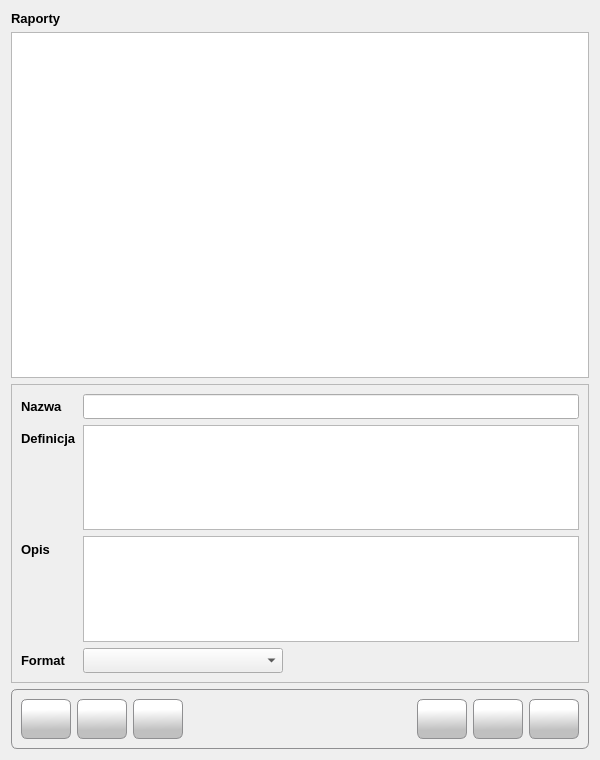
<?xml version="1.0" encoding="UTF-8"?>
<ui version="4.0">
 <class>Form</class>
 <widget class="QWidget" name="Form">
  <property name="windowModality">
   <enum>Qt::ApplicationModal</enum>
  </property>
  <property name="geometry">
   <rect>
    <x>0</x>
    <y>0</y>
    <width>600</width>
    <height>760</height>
   </rect>
  </property>
  <property name="minimumSize">
   <size>
    <width>600</width>
    <height>760</height>
   </size>
  </property>
  <property name="maximumSize">
   <size>
    <width>600</width>
    <height>760</height>
   </size>
  </property>
  <property name="font">
   <font>
    <family>Tahoma</family>
    <pointsize>10</pointsize>
   </font>
  </property>
  <property name="windowTitle">
   <string>Edytor raportów</string>
  </property>
  <property name="windowIcon">
   <iconset resource="../res/main_form.qrc">
    <normaloff>:/icons/res/icon/logo_small.png</normaloff>:/icons/res/icon/logo_small.png</iconset>
  </property>
  <layout class="QVBoxLayout" name="verticalLayout">
   <item>
    <widget class="QLabel" name="lbl_title">
     <property name="font">
      <font>
       <family>Tahoma</family>
       <pointsize>10</pointsize>
       <weight>75</weight>
       <bold>true</bold>
      </font>
     </property>
     <property name="text">
      <string>Raporty</string>
     </property>
    </widget>
   </item>
   <item>
    <widget class="QTableView" name="tbl_reports">
     <property name="sizePolicy">
      <sizepolicy hsizetype="Expanding" vsizetype="Preferred">
       <horstretch>0</horstretch>
       <verstretch>0</verstretch>
      </sizepolicy>
     </property>
     <property name="minimumSize">
      <size>
       <width>0</width>
       <height>346</height>
      </size>
     </property>
     <property name="editTriggers">
      <set>QAbstractItemView::NoEditTriggers</set>
     </property>
     <property name="selectionMode">
      <enum>QAbstractItemView::SingleSelection</enum>
     </property>
     <property name="selectionBehavior">
      <enum>QAbstractItemView::SelectRows</enum>
     </property>
     <property name="gridStyle">
      <enum>Qt::DashLine</enum>
     </property>
     <property name="wordWrap">
      <bool>false</bool>
     </property>
     <attribute name="horizontalHeaderStretchLastSection">
      <bool>true</bool>
     </attribute>
     <attribute name="verticalHeaderVisible">
      <bool>false</bool>
     </attribute>
    </widget>
   </item>
   <item>
    <widget class="QFrame" name="frame_2">
     <property name="maximumSize">
      <size>
       <width>16777215</width>
       <height>305</height>
      </size>
     </property>
     <property name="frameShape">
      <enum>QFrame::StyledPanel</enum>
     </property>
     <property name="frameShadow">
      <enum>QFrame::Raised</enum>
     </property>
     <layout class="QFormLayout" name="formLayout">
      <item row="0" column="0">
       <widget class="QLabel" name="label">
        <property name="font">
         <font>
          <family>Tahoma</family>
          <pointsize>10</pointsize>
          <weight>75</weight>
          <bold>true</bold>
         </font>
        </property>
        <property name="text">
         <string>Nazwa</string>
        </property>
       </widget>
      </item>
      <item row="0" column="1">
       <widget class="QLineEdit" name="txt_name">
        <property name="sizePolicy">
         <sizepolicy hsizetype="Expanding" vsizetype="Fixed">
          <horstretch>0</horstretch>
          <verstretch>0</verstretch>
         </sizepolicy>
        </property>
        <property name="minimumSize">
         <size>
          <width>0</width>
          <height>25</height>
         </size>
        </property>
       </widget>
      </item>
      <item row="1" column="0">
       <widget class="QLabel" name="label_2">
        <property name="font">
         <font>
          <family>Tahoma</family>
          <pointsize>10</pointsize>
          <weight>75</weight>
          <bold>true</bold>
         </font>
        </property>
        <property name="text">
         <string>Definicja</string>
        </property>
       </widget>
      </item>
      <item row="1" column="1">
       <widget class="QPlainTextEdit" name="txt_definition">
        <property name="sizePolicy">
         <sizepolicy hsizetype="Preferred" vsizetype="Fixed">
          <horstretch>0</horstretch>
          <verstretch>0</verstretch>
         </sizepolicy>
        </property>
        <property name="minimumSize">
         <size>
          <width>0</width>
          <height>100</height>
         </size>
        </property>
        <property name="tabChangesFocus">
         <bool>true</bool>
        </property>
       </widget>
      </item>
      <item row="2" column="0">
       <widget class="QLabel" name="label_3">
        <property name="font">
         <font>
          <family>Tahoma</family>
          <pointsize>10</pointsize>
          <weight>75</weight>
          <bold>true</bold>
         </font>
        </property>
        <property name="text">
         <string>Opis</string>
        </property>
       </widget>
      </item>
      <item row="2" column="1">
       <widget class="QPlainTextEdit" name="txt_description">
        <property name="minimumSize">
         <size>
          <width>0</width>
          <height>100</height>
         </size>
        </property>
        <property name="tabChangesFocus">
         <bool>true</bool>
        </property>
       </widget>
      </item>
      <item row="3" column="0">
       <widget class="QLabel" name="label_4">
        <property name="font">
         <font>
          <family>Tahoma</family>
          <pointsize>10</pointsize>
          <weight>75</weight>
          <bold>true</bold>
         </font>
        </property>
        <property name="text">
         <string>Format</string>
        </property>
       </widget>
      </item>
      <item row="3" column="1">
       <widget class="QComboBox" name="cbo_format">
        <property name="minimumSize">
         <size>
          <width>0</width>
          <height>25</height>
         </size>
        </property>
        <property name="maximumSize">
         <size>
          <width>200</width>
          <height>16777215</height>
         </size>
        </property>
       </widget>
      </item>
     </layout>
    </widget>
   </item>
   <item>
    <widget class="QFrame" name="frame">
     <property name="styleSheet">
      <string notr="true">border: 1px solid #8f8f91;
    border-radius: 6px;
    background-color: qlineargradient(x1: 0, y1: 0, x2: 0, y2: 1,
                                      stop: 0 #f6f7fa, stop: 1 #dadbde);</string>
     </property>
     <property name="frameShape">
      <enum>QFrame::Box</enum>
     </property>
     <property name="frameShadow">
      <enum>QFrame::Sunken</enum>
     </property>
     <layout class="QHBoxLayout" name="horizontalLayout">
      <item>
       <widget class="QPushButton" name="btn_add">
        <property name="minimumSize">
         <size>
          <width>50</width>
          <height>40</height>
         </size>
        </property>
        <property name="maximumSize">
         <size>
          <width>50</width>
          <height>40</height>
         </size>
        </property>
        <property name="cursor">
         <cursorShape>PointingHandCursor</cursorShape>
        </property>
        <property name="toolTip">
         <string>Dodaj element</string>
        </property>
        <property name="styleSheet">
         <string notr="true">QPushButton {
border: 1px solid #8f8f91;
border-radius: 6px;
background-color: qlineargradient(spread:pad, x1:0.529318, y1:1, x2:0.511909, y2:0.262, stop:0.295455 rgba(192, 192, 192, 255), stop:1 rgba(255, 255, 255, 255))
}
QPushButton:hover {
background-color: qlineargradient(spread:pad, x1:0.507, y1:0.937, x2:0.489, y2:0.08, stop:0 rgba(207, 207, 207, 255), stop:1 rgba(255, 255, 255, 255))
 }
QPushButton:pressed {
 background-color: qlineargradient(spread:pad, x1:0.513, y1:0, x2:0.495, y2:0.886, stop:0.306818 rgba(208, 208, 208, 255), stop:1 rgba(255, 255, 255, 255))
}</string>
        </property>
        <property name="text">
         <string/>
        </property>
        <property name="icon">
         <iconset resource="../res/main_form.qrc">
          <normaloff>:/icons/res/icon/plus.png</normaloff>:/icons/res/icon/plus.png</iconset>
        </property>
        <property name="iconSize">
         <size>
          <width>32</width>
          <height>32</height>
         </size>
        </property>
       </widget>
      </item>
      <item>
       <widget class="QPushButton" name="btn_edit">
        <property name="minimumSize">
         <size>
          <width>50</width>
          <height>40</height>
         </size>
        </property>
        <property name="maximumSize">
         <size>
          <width>50</width>
          <height>40</height>
         </size>
        </property>
        <property name="cursor">
         <cursorShape>PointingHandCursor</cursorShape>
        </property>
        <property name="toolTip">
         <string>Edytuj element</string>
        </property>
        <property name="styleSheet">
         <string notr="true">QPushButton {
border: 1px solid #8f8f91;
border-radius: 6px;
background-color: qlineargradient(spread:pad, x1:0.529318, y1:1, x2:0.511909, y2:0.262, stop:0.295455 rgba(192, 192, 192, 255), stop:1 rgba(255, 255, 255, 255))
}
QPushButton:hover {
background-color: qlineargradient(spread:pad, x1:0.507, y1:0.937, x2:0.489, y2:0.08, stop:0 rgba(207, 207, 207, 255), stop:1 rgba(255, 255, 255, 255))
 }
QPushButton:pressed {
 background-color: qlineargradient(spread:pad, x1:0.513, y1:0, x2:0.495, y2:0.886, stop:0.306818 rgba(208, 208, 208, 255), stop:1 rgba(255, 255, 255, 255))
}</string>
        </property>
        <property name="text">
         <string/>
        </property>
        <property name="icon">
         <iconset resource="../res/main_form.qrc">
          <normaloff>:/icons/res/icon/pen.png</normaloff>:/icons/res/icon/pen.png</iconset>
        </property>
        <property name="iconSize">
         <size>
          <width>32</width>
          <height>32</height>
         </size>
        </property>
       </widget>
      </item>
      <item>
       <widget class="QPushButton" name="btn_remove">
        <property name="minimumSize">
         <size>
          <width>50</width>
          <height>40</height>
         </size>
        </property>
        <property name="maximumSize">
         <size>
          <width>50</width>
          <height>40</height>
         </size>
        </property>
        <property name="cursor">
         <cursorShape>PointingHandCursor</cursorShape>
        </property>
        <property name="toolTip">
         <string>Usuń element</string>
        </property>
        <property name="styleSheet">
         <string notr="true">QPushButton {
border: 1px solid #8f8f91;
border-radius: 6px;
background-color: qlineargradient(spread:pad, x1:0.529318, y1:1, x2:0.511909, y2:0.262, stop:0.295455 rgba(192, 192, 192, 255), stop:1 rgba(255, 255, 255, 255))
}
QPushButton:hover {
background-color: qlineargradient(spread:pad, x1:0.507, y1:0.937, x2:0.489, y2:0.08, stop:0 rgba(207, 207, 207, 255), stop:1 rgba(255, 255, 255, 255))
 }
QPushButton:pressed {
 background-color: qlineargradient(spread:pad, x1:0.513, y1:0, x2:0.495, y2:0.886, stop:0.306818 rgba(208, 208, 208, 255), stop:1 rgba(255, 255, 255, 255))
}</string>
        </property>
        <property name="text">
         <string/>
        </property>
        <property name="icon">
         <iconset resource="../res/main_form.qrc">
          <normaloff>:/icons/res/icon/decline.png</normaloff>:/icons/res/icon/decline.png</iconset>
        </property>
        <property name="iconSize">
         <size>
          <width>32</width>
          <height>32</height>
         </size>
        </property>
       </widget>
      </item>
      <item>
       <spacer name="horizontalSpacer">
        <property name="orientation">
         <enum>Qt::Horizontal</enum>
        </property>
        <property name="sizeHint" stdset="0">
         <size>
          <width>345</width>
          <height>20</height>
         </size>
        </property>
       </spacer>
      </item>
      <item>
       <widget class="QPushButton" name="btn_home">
        <property name="minimumSize">
         <size>
          <width>50</width>
          <height>40</height>
         </size>
        </property>
        <property name="maximumSize">
         <size>
          <width>50</width>
          <height>40</height>
         </size>
        </property>
        <property name="cursor">
         <cursorShape>PointingHandCursor</cursorShape>
        </property>
        <property name="toolTip">
         <string>Katalog raportów</string>
        </property>
        <property name="styleSheet">
         <string notr="true">QPushButton {
border: 1px solid #8f8f91;
border-radius: 6px;
background-color: qlineargradient(spread:pad, x1:0.529318, y1:1, x2:0.511909, y2:0.262, stop:0.295455 rgba(192, 192, 192, 255), stop:1 rgba(255, 255, 255, 255))
}
QPushButton:hover {
background-color: qlineargradient(spread:pad, x1:0.507, y1:0.937, x2:0.489, y2:0.08, stop:0 rgba(207, 207, 207, 255), stop:1 rgba(255, 255, 255, 255))
 }
QPushButton:pressed {
 background-color: qlineargradient(spread:pad, x1:0.513, y1:0, x2:0.495, y2:0.886, stop:0.306818 rgba(208, 208, 208, 255), stop:1 rgba(255, 255, 255, 255))
}</string>
        </property>
        <property name="text">
         <string/>
        </property>
        <property name="icon">
         <iconset resource="../res/main_form.qrc">
          <normaloff>:/icons/res/icon/home.png</normaloff>:/icons/res/icon/home.png</iconset>
        </property>
        <property name="iconSize">
         <size>
          <width>32</width>
          <height>32</height>
         </size>
        </property>
       </widget>
      </item>
      <item>
       <widget class="QPushButton" name="btn_print">
        <property name="minimumSize">
         <size>
          <width>50</width>
          <height>40</height>
         </size>
        </property>
        <property name="maximumSize">
         <size>
          <width>50</width>
          <height>40</height>
         </size>
        </property>
        <property name="cursor">
         <cursorShape>PointingHandCursor</cursorShape>
        </property>
        <property name="toolTip">
         <string>Drukuj raport</string>
        </property>
        <property name="styleSheet">
         <string notr="true">QPushButton {
border: 1px solid #8f8f91;
border-radius: 6px;
background-color: qlineargradient(spread:pad, x1:0.529318, y1:1, x2:0.511909, y2:0.262, stop:0.295455 rgba(192, 192, 192, 255), stop:1 rgba(255, 255, 255, 255))
}
QPushButton:hover {
background-color: qlineargradient(spread:pad, x1:0.507, y1:0.937, x2:0.489, y2:0.08, stop:0 rgba(207, 207, 207, 255), stop:1 rgba(255, 255, 255, 255))
 }
QPushButton:pressed {
 background-color: qlineargradient(spread:pad, x1:0.513, y1:0, x2:0.495, y2:0.886, stop:0.306818 rgba(208, 208, 208, 255), stop:1 rgba(255, 255, 255, 255))
}</string>
        </property>
        <property name="text">
         <string/>
        </property>
        <property name="icon">
         <iconset resource="../res/main_form.qrc">
          <normaloff>:/icons/res/icon/printer.png</normaloff>:/icons/res/icon/printer.png</iconset>
        </property>
        <property name="iconSize">
         <size>
          <width>32</width>
          <height>32</height>
         </size>
        </property>
       </widget>
      </item>
      <item>
       <widget class="QPushButton" name="btn_ok">
        <property name="minimumSize">
         <size>
          <width>50</width>
          <height>40</height>
         </size>
        </property>
        <property name="maximumSize">
         <size>
          <width>50</width>
          <height>40</height>
         </size>
        </property>
        <property name="cursor">
         <cursorShape>PointingHandCursor</cursorShape>
        </property>
        <property name="toolTip">
         <string>Zapisz</string>
        </property>
        <property name="styleSheet">
         <string notr="true">QPushButton {
border: 1px solid #8f8f91;
border-radius: 6px;
background-color: qlineargradient(spread:pad, x1:0.529318, y1:1, x2:0.511909, y2:0.262, stop:0.295455 rgba(192, 192, 192, 255), stop:1 rgba(255, 255, 255, 255))
}
QPushButton:hover {
background-color: qlineargradient(spread:pad, x1:0.507, y1:0.937, x2:0.489, y2:0.08, stop:0 rgba(207, 207, 207, 255), stop:1 rgba(255, 255, 255, 255))
 }
QPushButton:pressed {
 background-color: qlineargradient(spread:pad, x1:0.513, y1:0, x2:0.495, y2:0.886, stop:0.306818 rgba(208, 208, 208, 255), stop:1 rgba(255, 255, 255, 255))
}</string>
        </property>
        <property name="text">
         <string/>
        </property>
        <property name="icon">
         <iconset resource="../res/main_form.qrc">
          <normaloff>:/icons/res/icon/check.png</normaloff>:/icons/res/icon/check.png</iconset>
        </property>
        <property name="iconSize">
         <size>
          <width>32</width>
          <height>32</height>
         </size>
        </property>
       </widget>
      </item>
     </layout>
    </widget>
   </item>
  </layout>
 </widget>
 <tabstops>
  <tabstop>tbl_reports</tabstop>
  <tabstop>txt_name</tabstop>
  <tabstop>txt_definition</tabstop>
  <tabstop>txt_description</tabstop>
  <tabstop>cbo_format</tabstop>
  <tabstop>btn_add</tabstop>
  <tabstop>btn_edit</tabstop>
  <tabstop>btn_remove</tabstop>
  <tabstop>btn_home</tabstop>
  <tabstop>btn_print</tabstop>
  <tabstop>btn_ok</tabstop>
 </tabstops>
 <resources>
  <include location="../res/main_form.qrc"/>
 </resources>
 <connections/>
</ui>
